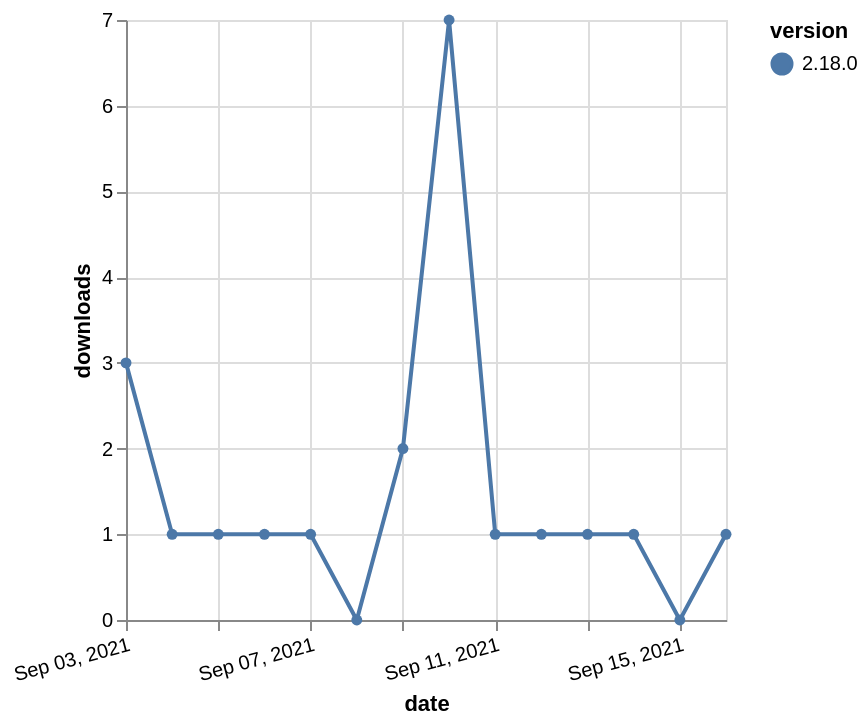

Source (Vega-Lite JSON):
### Vega-Lite specification from a JSON file in a GitHub repository (floating-point values rounded to 4 significant figures)
{"$schema": "https://vega.github.io/schema/vega-lite/v5.json", "description": "A simple bar chart with embedded data.", "data": {"values": [{"date": "2021-09-03", "total": 520, "delta": 3, "version": "2.18.0"}, {"date": "2021-09-04", "total": 521, "delta": 1, "version": "2.18.0"}, {"date": "2021-09-05", "total": 522, "delta": 1, "version": "2.18.0"}, {"date": "2021-09-06", "total": 523, "delta": 1, "version": "2.18.0"}, {"date": "2021-09-07", "total": 524, "delta": 1, "version": "2.18.0"}, {"date": "2021-09-08", "total": 524, "delta": 0, "version": "2.18.0"}, {"date": "2021-09-09", "total": 526, "delta": 2, "version": "2.18.0"}, {"date": "2021-09-10", "total": 533, "delta": 7, "version": "2.18.0"}, {"date": "2021-09-11", "total": 534, "delta": 1, "version": "2.18.0"}, {"date": "2021-09-12", "total": 535, "delta": 1, "version": "2.18.0"}, {"date": "2021-09-13", "total": 536, "delta": 1, "version": "2.18.0"}, {"date": "2021-09-14", "total": 537, "delta": 1, "version": "2.18.0"}, {"date": "2021-09-15", "total": 537, "delta": 0, "version": "2.18.0"}, {"date": "2021-09-16", "total": 538, "delta": 1, "version": "2.18.0"}]}, "width": "container", "mark": {"type": "line", "point": {"filled": true}}, "encoding": {"x": {"field": "date", "type": "temporal", "timeUnit": "yearmonthdate", "title": "date", "axis": {"labelAngle": -15}}, "y": {"field": "delta", "type": "quantitative", "title": "downloads"}, "color": {"field": "version", "type": "nominal"}, "tooltip": {"field": "delta"}}}
